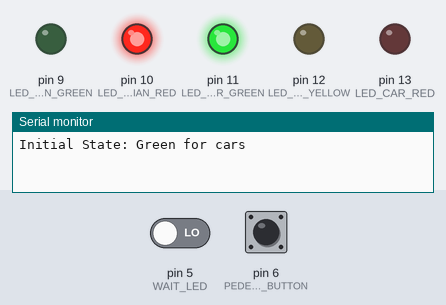
The sketch below on a simulated Arduino Uno, built with avr-gcc and run on an emulated ATmega328P. Shown: output pins drawn as LEDs (lit = HIGH), the last lines printed to the serial monitor. Inputs (shaded band) come from the test bench; at power-on: pin 6 (PEDESTRIAN_BUTTON) LOW, pin 5 (WAIT_LED) LOW.

Above: at 1.2 s.
1.3 s: pin 6 (PEDESTRIAN_BUTTON) pulled HIGH for 0.15 s
At 4.9 s:
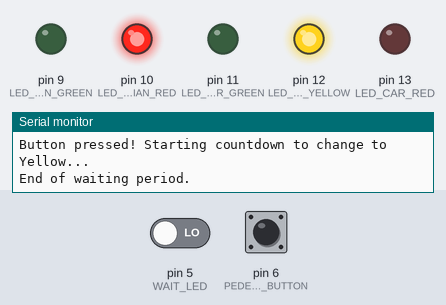
At 11.67 s:
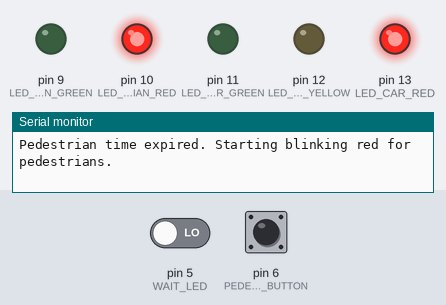
13.4 s: pin 6 (PEDESTRIAN_BUTTON) pulled HIGH for 1 s
At 20.6 s:
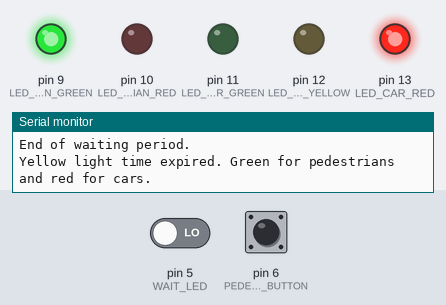
Timing chart, 0 to 21.9 s (numbered marks = the images above; inputs shaded):
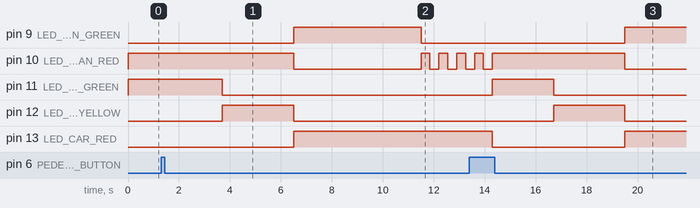

Measured:
- after the input at 1.3 s, pin 9 (LED_PEDESTRIAN_GREEN): LOW → HIGH after 5.2 s, → LOW 5.0 s later; pin 10 (LED_PEDESTRIAN_RED): HIGH → LOW after 5.2 s, then repeats every 0.70 s: HIGH 0.35 s, LOW 0.35 s
- after the input at 13.4 s, pin 9 (LED_PEDESTRIAN_GREEN): LOW → HIGH after 6.1 s; pin 12 (LED_CAR_YELLOW): LOW → HIGH after 3.3 s, → LOW 2.8 s later

The sketch:

3_button_for_crosswalk.ino
```cpp
// Pin initialization
const int LED_CAR_RED = 13;
const int LED_CAR_YELLOW = 12;
const int LED_CAR_GREEN = 11;

const int LED_PEDESTRIAN_RED = 10;
const int LED_PEDESTRIAN_GREEN = 9;

const int PEDESTRIAN_BUTTON = 6; // There is a resistor in the protoboard exclusive to this button, sop there is no flutuation.
const int WAIT_LED = 5; // Blinks to indicate the passing of time until the pedestrian's traffic light turns green.

enum TrafficLightState {
  CAR_GREEN,
  WAITING,
  CAR_YELLOW,
  PEDESTRIAN_GREEN,
  PEDESTRIAN_BLINK
};

TrafficLightState currentState = CAR_GREEN;

const long YELLOW_INTERVAL = 2800;
const long PEDESTRIAN_GREEN_INTERVAL = 5000;

const long PEDESTRIAN_RED_BLINK_INTERVAL = 350;
const int PEDESTRIAN_RED_BLINKS = 4;

const long WAIT_LED_BLINK_INTERVAL = 200;
const int WAIT_LED_BLINKS = 6;

unsigned long previousTime;
int blinkCounter = 0;

void manageCarGreenState(unsigned long currentTime) {
  if (digitalRead(PEDESTRIAN_BUTTON) == HIGH) {
    Serial.println("Button pressed! Starting countdown to change to Yellow...");
    previousTime = currentTime;
    blinkCounter = 0;
    currentState = WAITING;
  }
}

void manageWaitingState(unsigned long currentTime) {
  if (currentTime - previousTime >= WAIT_LED_BLINK_INTERVAL) {
    digitalWrite(WAIT_LED, !digitalRead(WAIT_LED));
    previousTime = currentTime;
    blinkCounter++;
  }

  if (blinkCounter >= WAIT_LED_BLINKS * 2) {
    Serial.println("End of waiting period.");
    digitalWrite(LED_CAR_GREEN, LOW);
    digitalWrite(LED_CAR_YELLOW, HIGH);
    digitalWrite(WAIT_LED, LOW);
    previousTime = currentTime;
    currentState = CAR_YELLOW;
  }
}

void manageCarYellowState(unsigned long currentTime) {
  if (currentTime - previousTime >= YELLOW_INTERVAL) {
    Serial.println("Yellow light time expired. Green for pedestrians and red for cars.");
    digitalWrite(LED_CAR_RED, HIGH);
    digitalWrite(LED_PEDESTRIAN_GREEN, HIGH);
    digitalWrite(LED_CAR_YELLOW, LOW);
    digitalWrite(LED_PEDESTRIAN_RED, LOW);
    previousTime = currentTime;
    currentState = PEDESTRIAN_GREEN;
  }
}

void managePedestrianGreenState(unsigned long currentTime) {
  if (currentTime - previousTime >= PEDESTRIAN_GREEN_INTERVAL) {
    Serial.println("Pedestrian time expired. Starting blinking red for pedestrians.");
    digitalWrite(LED_PEDESTRIAN_GREEN, LOW);
    digitalWrite(LED_PEDESTRIAN_RED, HIGH);
    previousTime = currentTime;
    blinkCounter = 0;
    currentState = PEDESTRIAN_BLINK;
  }
}

void managePedestrianBlinkState(unsigned long currentTime) {
  if (currentTime - previousTime >= PEDESTRIAN_RED_BLINK_INTERVAL) {
    digitalWrite(LED_PEDESTRIAN_RED, !digitalRead(LED_PEDESTRIAN_RED));
    previousTime = currentTime;
    blinkCounter++;
  }

  if (blinkCounter >= PEDESTRIAN_RED_BLINKS * 2) {
    Serial.println("End of pedestrian cycle. Returning to initial state.");
    digitalWrite(LED_PEDESTRIAN_GREEN, LOW);
    digitalWrite(LED_PEDESTRIAN_RED, HIGH);
    digitalWrite(LED_CAR_RED, LOW);
    digitalWrite(LED_CAR_GREEN, HIGH);
    currentState = CAR_GREEN;
  }
}

void setup() {
  pinMode(LED_CAR_GREEN, OUTPUT);
  pinMode(LED_CAR_YELLOW, OUTPUT);
  pinMode(LED_CAR_RED, OUTPUT);
  pinMode(LED_PEDESTRIAN_GREEN, OUTPUT);
  pinMode(LED_PEDESTRIAN_RED, OUTPUT);
  pinMode(PEDESTRIAN_BUTTON, INPUT);
  Serial.begin(9600);

  Serial.println("Initial State: Green for cars");
  digitalWrite(LED_CAR_GREEN, HIGH);
  digitalWrite(LED_PEDESTRIAN_RED, HIGH);
}

void loop() {
  unsigned long currentTime = millis();

  switch (currentState) {
    case CAR_GREEN:
      manageCarGreenState(currentTime);
      break;
    case WAITING:
      manageWaitingState(currentTime);
      break;
    case CAR_YELLOW:
      manageCarYellowState(currentTime);
      break;
    case PEDESTRIAN_GREEN:
      managePedestrianGreenState(currentTime);
      break;
    case PEDESTRIAN_BLINK:
      managePedestrianBlinkState(currentTime);
      break;
  }
}
```
